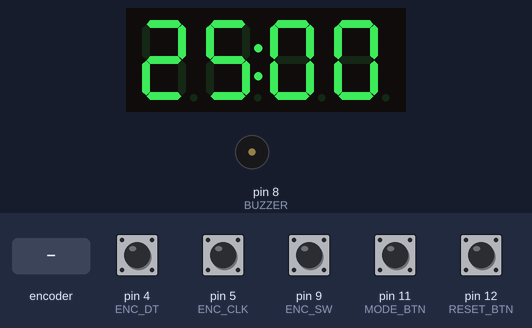
The sketch below on a simulated Arduino Uno, built with avr-gcc and run on an emulated ATmega328P. Shown: 4-digit seven-segment display, buzzer (waves = sounding, pin HIGH). The test bench sets the inputs (shaded band); at power-on: pin 4 (ENC_DT), pin 5 (ENC_CLK), pin 9 (ENC_SW), pin 11 (MODE_BTN), pin 12 (RESET_BTN) HIGH. The local clock reads 2024-03-15 10:24:30 at power-on unless the sketch sets it.

Above: at 1.2 s.
1.3 s: rotary encoder on pin 5 (ENC_CLK) / pin 4 (ENC_DT) turned 3 steps (first pin leading)
At 2.7 s:
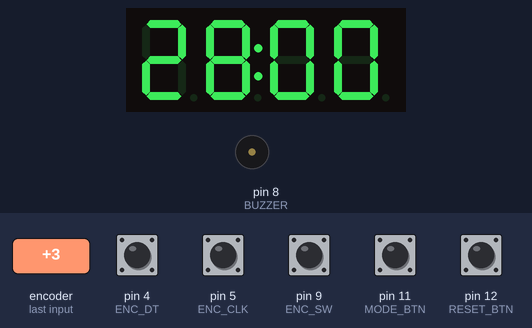
3.4 s: pin 9 (ENC_SW) pulled LOW for 0.15 s
At 6.3 s:
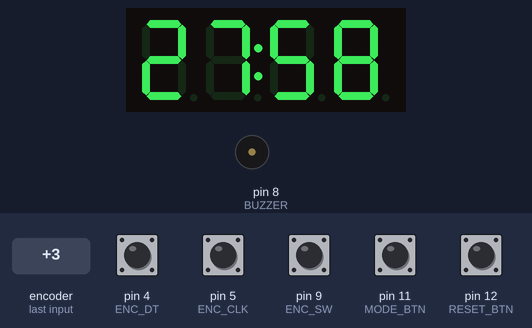
6.5 s: pin 11 (MODE_BTN) pulled LOW for 0.15 s
At 7.9 s:
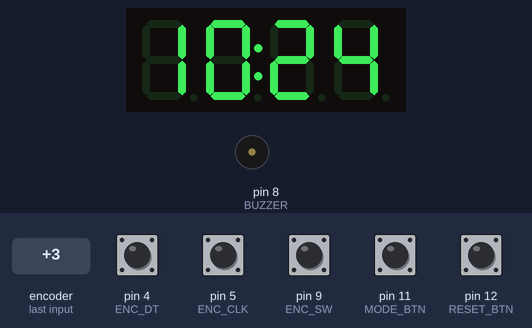
Timing chart, 0 to 9.5 s (numbered marks = the images above; inputs shaded):
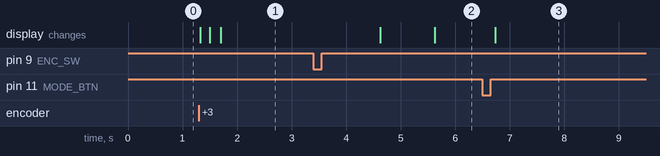

The sketch:

pomodoro.ino
```cpp
#include <TM1637Display.h>
#include <Wire.h>
#include <RTClib.h>

// --------------------
// Display + buzzer pins
// --------------------
#define DISP_CLK 2
#define DISP_DIO 3
#define BUZZER   8

// Rotary encoder pins
#define ENC_CLK 5
#define ENC_DT  4
#define ENC_SW  9

// Extra buttons
#define MODE_BTN   11
#define RESET_BTN  12

TM1637Display display(DISP_CLK, DISP_DIO);
RTC_DS3231 rtc;

// --------------------
volatile int lastStateCLK;
volatile int currentStateCLK;

int setMinutes = 25;
bool running = false;
bool paused = false;

unsigned long startMillis = 0;
unsigned long pausedAt = 0;
unsigned long totalSeconds = 0;

int mode = 0;   // 0 = Pomodoro, 1 = Clock

// =====================================================
// SETUP
// =====================================================
void setup() {

  Serial.begin(9600);

  pinMode(ENC_CLK, INPUT);
  pinMode(ENC_DT, INPUT);
  pinMode(ENC_SW, INPUT_PULLUP);
  pinMode(BUZZER, OUTPUT);

  pinMode(MODE_BTN, INPUT_PULLUP);
  pinMode(RESET_BTN, INPUT_PULLUP);

  lastStateCLK = digitalRead(ENC_CLK);

  display.setBrightness(7);

  Wire.begin();

  if (!rtc.begin()) {
    while (1); // stop if RTC not found
  }

  // Auto set RTC time ONLY if it lost power
  if (rtc.lostPower()) {
    rtc.adjust(DateTime(F(__DATE__), F(__TIME__)));
  }

  showTime(setMinutes * 60);
}

// =====================================================
// LOOP
// =====================================================
void loop() {

  // --------------------
  // MODE BUTTON
  // --------------------
  if (digitalRead(MODE_BTN) == LOW) {
    delay(200);
    mode = !mode;
    running = false;
    paused = false;
  }

  // --------------------
  // CLOCK MODE
  // --------------------
  if (mode == 1) {

    DateTime now = rtc.now();
    int value = now.hour() * 100 + now.minute();

    display.showNumberDecEx(value, 0b01000000, true);
    delay(200);
    return;
  }

  // --------------------
  // RESET BUTTON (Pomodoro)
  // --------------------
  if (digitalRead(RESET_BTN) == LOW) {
    delay(200);
    running = false;
    paused = false;
    showTime(setMinutes * 60);
  }

  // --------------------
  // ROTARY ENCODER (Set Minutes)
  // --------------------
  currentStateCLK = digitalRead(ENC_CLK);

  if (!running && currentStateCLK != lastStateCLK && currentStateCLK == LOW) {

    if (digitalRead(ENC_DT) != currentStateCLK) {
      setMinutes++;
    } else {
      setMinutes--;
    }

    if (setMinutes < 1) setMinutes = 1;
    if (setMinutes > 99) setMinutes = 99;

    showTime(setMinutes * 60);
  }

  lastStateCLK = currentStateCLK;

  // --------------------
  // START / PAUSE
  // --------------------
  if (digitalRead(ENC_SW) == LOW) {
    delay(200);

    if (!running) {
      running = true;
      paused = false;
      totalSeconds = setMinutes * 60;
      startMillis = millis();
    }
    else if (!paused) {
      paused = true;
      pausedAt = millis();
    }
    else {
      startMillis += (millis() - pausedAt);
      paused = false;
    }
  }

  // --------------------
  // COUNTDOWN
  // --------------------
  if (running && !paused) {

    unsigned long elapsed = (millis() - startMillis) / 1000;

    if (elapsed >= totalSeconds) {
      running = false;
      beepDone();
      showTime(setMinutes * 60);
    } else {
      showTime(totalSeconds - elapsed);
    }
  }
}

// =====================================================
// DISPLAY FUNCTION
// =====================================================
void showTime(unsigned long seconds) {
  int minutes = seconds / 60;
  int secs = seconds % 60;
  int value = minutes * 100 + secs;
  display.showNumberDecEx(value, 0b01000000, true);
}

// =====================================================
// BUZZER ALERT
// =====================================================
void beepDone() {
  for (int i = 0; i < 5; i++) {
    tone(BUZZER, 1000);
    delay(2000);
    noTone(BUZZER);
    delay(200);
  }
}
```

Measured:
- after the input at 1.3 s, the display: first changes at once (image 1 shows a later state)
- after the input at 3.4 s, the display: first changes after 1.2 s (image 2 shows a later state)
